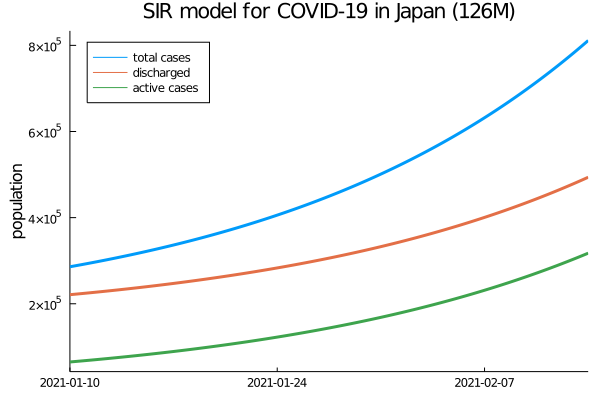

Recreate this plot in Julia.
# mhlw_sir.jl
######################

# Load packages.
using DifferentialEquations, Plots, Dates, HTTP, CSV, DataFrames

# Download data at the MHLW web site.
download("https://www.mhlw.go.jp/content/pcr_positive_daily.csv","pcr_positive_daily.csv");
download("https://www.mhlw.go.jp/content/recovery_total.csv","recovery_total.csv");

# Pick up information from the data.
Acsv=DataFrame(CSV.File("pcr_positive_daily.csv", header=false, delim=','));
Bcsv=DataFrame(CSV.File("recovery_total.csv", header=false, delim=','));
(pa,qa)=size(Acsv);
AAA=parse.(Float64,Acsv[2:pa,2]);
(pb,qb)=size(Bcsv);
BB=parse.(Float64,Bcsv[2:pb,2]);
aa=length(AA);
bb=length(BB);
dBBrow1=Date(2020,1,29);

# d0: the initial date. 
# T0=AA[aa] the total cases
# R0=BB[bb] the total discharged individuals
d0=dBBrow1+Day(bb-1);
AA=zeros(aa);
AA[1]=AAA[1];
for k=2:aa
    AA[k]=AAA[k]+AA[k-1]
end
T0=AA[aa];
R0=BB[bb];

# D: the simulation period [days] 
D=Float64(5*7);
# N: the total population
N=Float64(125710000);

# d2: 7 days befor the initial date
# T2: the total cases
# R2: the total discharged individuals 
T2=AA[aa-7];
R2=BB[bb-7];

# Set the constants beta and gamma in the SIR model
T1=(T0-T2)/7;
R1=(R0-R2)/7;
beta=T1/(T0-R0)/(N-T0);
gamma=R1/(T0-R0);
tspan=(0,D);

# Set the SIR system of ordinary differential equations
f(u,p,t) = [beta*u[3]*(N-u[1]); gamma*u[3]; u[3]*(beta*(N-u[1])-gamma)];
# Set the initial data
u0=[T0;R0;T0-R0];
# Set the initial value problem
prob = ODEProblem(f,u0,tspan);

# Solve the initial value problem
sol = solve(prob);

# Plot the results. 
l0=string(d0);
l1=string(d0+Day(2*7));
l2=string(d0+Day(4*7));

plot(sol, 
    grid=false,
    linewidth=3, 
    title="SIR model for COVID-19 in Japan (126M)", 
    xlabel="",
    yaxis="population",
    label=["total cases" "discharged" "active cases"], 
    legend = :topleft)
plot!(xticks = ([0 2*7  4*7;], [l0 l1 l2]))
savefig("sir_mhlw.png") 
